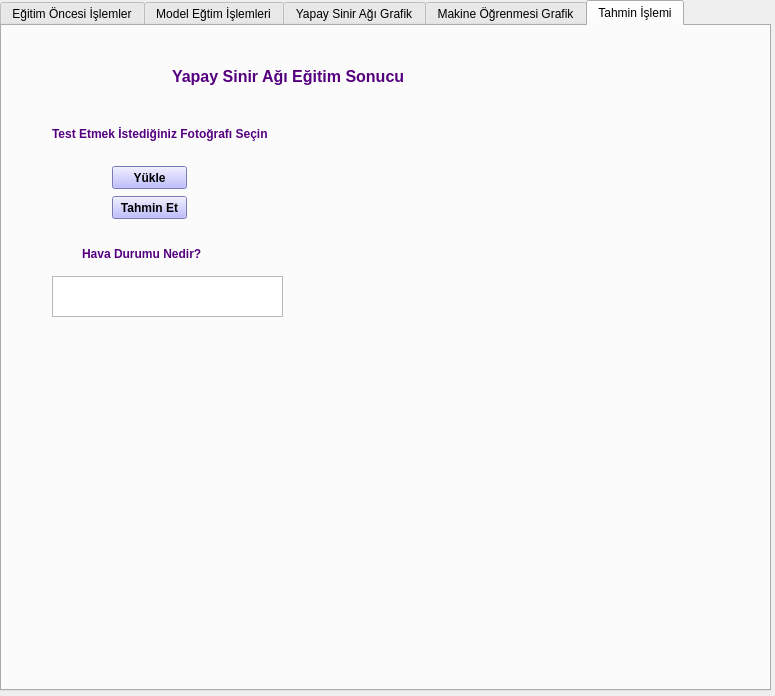
<?xml version="1.0" encoding="UTF-8"?>
<ui version="4.0">
 <class>Dialog</class>
 <widget class="QDialog" name="Dialog">
  <property name="geometry">
   <rect>
    <x>0</x>
    <y>0</y>
    <width>775</width>
    <height>696</height>
   </rect>
  </property>
  <property name="windowTitle">
   <string>Dialog</string>
  </property>
  <widget class="QTabWidget" name="tabWidget">
   <property name="geometry">
    <rect>
     <x>0</x>
     <y>0</y>
     <width>771</width>
     <height>691</height>
    </rect>
   </property>
   <property name="currentIndex">
    <number>4</number>
   </property>
   <widget class="QWidget" name="tab">
    <attribute name="title">
     <string>Eğitim Öncesi İşlemler</string>
    </attribute>
    <widget class="QLabel" name="label_2">
     <property name="geometry">
      <rect>
       <x>50</x>
       <y>410</y>
       <width>46</width>
       <height>20</height>
      </rect>
     </property>
     <property name="font">
      <font>
       <weight>75</weight>
       <bold>true</bold>
      </font>
     </property>
     <property name="styleSheet">
      <string notr="true">color: rgb(85, 85, 255);</string>
     </property>
     <property name="text">
      <string>X_train</string>
     </property>
    </widget>
    <widget class="QTextEdit" name="textEdit_4">
     <property name="geometry">
      <rect>
       <x>540</x>
       <y>440</y>
       <width>151</width>
       <height>171</height>
      </rect>
     </property>
    </widget>
    <widget class="QPushButton" name="pushButton_2">
     <property name="geometry">
      <rect>
       <x>50</x>
       <y>340</y>
       <width>111</width>
       <height>23</height>
      </rect>
     </property>
     <property name="font">
      <font>
       <weight>75</weight>
       <bold>true</bold>
      </font>
     </property>
     <property name="styleSheet">
      <string notr="true">background-color: rgb(170, 170, 255);</string>
     </property>
     <property name="text">
      <string>Tran/Test Ayır</string>
     </property>
    </widget>
    <widget class="QTextEdit" name="textEdit">
     <property name="geometry">
      <rect>
       <x>30</x>
       <y>440</y>
       <width>151</width>
       <height>171</height>
      </rect>
     </property>
    </widget>
    <widget class="QLabel" name="label_5">
     <property name="geometry">
      <rect>
       <x>550</x>
       <y>410</y>
       <width>46</width>
       <height>13</height>
      </rect>
     </property>
     <property name="font">
      <font>
       <weight>75</weight>
       <bold>true</bold>
      </font>
     </property>
     <property name="styleSheet">
      <string notr="true">color: rgb(85, 85, 255);</string>
     </property>
     <property name="text">
      <string>y_test</string>
     </property>
    </widget>
    <widget class="QTextEdit" name="textEdit_2">
     <property name="geometry">
      <rect>
       <x>190</x>
       <y>440</y>
       <width>151</width>
       <height>171</height>
      </rect>
     </property>
    </widget>
    <widget class="QLabel" name="label_4">
     <property name="geometry">
      <rect>
       <x>370</x>
       <y>410</y>
       <width>46</width>
       <height>13</height>
      </rect>
     </property>
     <property name="font">
      <font>
       <weight>75</weight>
       <bold>true</bold>
      </font>
     </property>
     <property name="styleSheet">
      <string notr="true">color: rgb(85, 85, 255);</string>
     </property>
     <property name="text">
      <string>y_train</string>
     </property>
    </widget>
    <widget class="QLabel" name="label_3">
     <property name="geometry">
      <rect>
       <x>210</x>
       <y>410</y>
       <width>46</width>
       <height>13</height>
      </rect>
     </property>
     <property name="font">
      <font>
       <weight>75</weight>
       <bold>true</bold>
      </font>
     </property>
     <property name="styleSheet">
      <string notr="true">color: rgb(85, 85, 255);</string>
     </property>
     <property name="text">
      <string>X_test</string>
     </property>
    </widget>
    <widget class="QTextEdit" name="textEdit_3">
     <property name="geometry">
      <rect>
       <x>360</x>
       <y>440</y>
       <width>151</width>
       <height>171</height>
      </rect>
     </property>
    </widget>
    <widget class="QPushButton" name="pushButton_4">
     <property name="geometry">
      <rect>
       <x>340</x>
       <y>210</y>
       <width>75</width>
       <height>23</height>
      </rect>
     </property>
     <property name="font">
      <font>
       <weight>75</weight>
       <bold>true</bold>
      </font>
     </property>
     <property name="styleSheet">
      <string notr="true">background-color: rgb(170, 170, 255);</string>
     </property>
     <property name="text">
      <string>Daisy çıkar</string>
     </property>
    </widget>
    <widget class="QComboBox" name="comboBox_3">
     <property name="geometry">
      <rect>
       <x>420</x>
       <y>340</y>
       <width>69</width>
       <height>22</height>
      </rect>
     </property>
    </widget>
    <widget class="QComboBox" name="comboBox">
     <property name="geometry">
      <rect>
       <x>330</x>
       <y>340</y>
       <width>69</width>
       <height>22</height>
      </rect>
     </property>
    </widget>
    <widget class="QLabel" name="label_6">
     <property name="geometry">
      <rect>
       <x>330</x>
       <y>310</y>
       <width>61</width>
       <height>16</height>
      </rect>
     </property>
     <property name="font">
      <font>
       <weight>75</weight>
       <bold>true</bold>
      </font>
     </property>
     <property name="styleSheet">
      <string notr="true">color: rgb(170, 85, 255);
color: rgb(85, 0, 255);</string>
     </property>
     <property name="text">
      <string>Test_Size</string>
     </property>
    </widget>
    <widget class="QLabel" name="label_13">
     <property name="geometry">
      <rect>
       <x>420</x>
       <y>310</y>
       <width>91</width>
       <height>16</height>
      </rect>
     </property>
     <property name="font">
      <font>
       <weight>75</weight>
       <bold>true</bold>
      </font>
     </property>
     <property name="styleSheet">
      <string notr="true">color: rgb(170, 85, 255);
color: rgb(85, 0, 255);</string>
     </property>
     <property name="text">
      <string>Sınıflandırma</string>
     </property>
    </widget>
    <widget class="QComboBox" name="comboBox_4">
     <property name="geometry">
      <rect>
       <x>120</x>
       <y>170</y>
       <width>69</width>
       <height>22</height>
      </rect>
     </property>
    </widget>
    <widget class="QComboBox" name="comboBox_5">
     <property name="geometry">
      <rect>
       <x>120</x>
       <y>200</y>
       <width>69</width>
       <height>22</height>
      </rect>
     </property>
    </widget>
    <widget class="QLineEdit" name="lineEdit">
     <property name="geometry">
      <rect>
       <x>300</x>
       <y>170</y>
       <width>113</width>
       <height>20</height>
      </rect>
     </property>
    </widget>
    <widget class="QLabel" name="label_20">
     <property name="geometry">
      <rect>
       <x>40</x>
       <y>200</y>
       <width>71</width>
       <height>16</height>
      </rect>
     </property>
     <property name="font">
      <font>
       <weight>75</weight>
       <bold>true</bold>
      </font>
     </property>
     <property name="styleSheet">
      <string notr="true">color: rgb(85, 85, 255);</string>
     </property>
     <property name="text">
      <string>Renk Uzayı</string>
     </property>
    </widget>
    <widget class="QLabel" name="label_21">
     <property name="geometry">
      <rect>
       <x>550</x>
       <y>60</y>
       <width>151</width>
       <height>31</height>
      </rect>
     </property>
     <property name="font">
      <font>
       <pointsize>9</pointsize>
       <weight>75</weight>
       <bold>true</bold>
      </font>
     </property>
     <property name="text">
      <string>DataSet:Hava Durumu</string>
     </property>
    </widget>
    <widget class="QLabel" name="label_22">
     <property name="geometry">
      <rect>
       <x>390</x>
       <y>20</y>
       <width>311</width>
       <height>16</height>
      </rect>
     </property>
     <property name="font">
      <font>
       <pointsize>9</pointsize>
       <weight>75</weight>
       <bold>true</bold>
      </font>
     </property>
     <property name="text">
      <string>İş Akışı:Sift/Surf Keypoint Çıkarımı-Daisy Feature</string>
     </property>
    </widget>
    <widget class="QLabel" name="label_23">
     <property name="geometry">
      <rect>
       <x>530</x>
       <y>40</y>
       <width>211</width>
       <height>21</height>
      </rect>
     </property>
     <property name="font">
      <font>
       <pointsize>9</pointsize>
       <weight>75</weight>
       <bold>true</bold>
      </font>
     </property>
     <property name="text">
      <string>Renk UzaylarıRGB-HSV-CİE</string>
     </property>
    </widget>
    <widget class="QLabel" name="label_24">
     <property name="geometry">
      <rect>
       <x>40</x>
       <y>170</y>
       <width>61</width>
       <height>16</height>
      </rect>
     </property>
     <property name="font">
      <font>
       <weight>75</weight>
       <bold>true</bold>
      </font>
     </property>
     <property name="styleSheet">
      <string notr="true">color: rgb(85, 85, 255);</string>
     </property>
     <property name="text">
      <string>Sif/Surf</string>
     </property>
    </widget>
    <widget class="QLabel" name="label_25">
     <property name="geometry">
      <rect>
       <x>240</x>
       <y>170</y>
       <width>51</width>
       <height>20</height>
      </rect>
     </property>
     <property name="font">
      <font>
       <weight>75</weight>
       <bold>true</bold>
      </font>
     </property>
     <property name="styleSheet">
      <string notr="true">color: rgb(85, 85, 255);</string>
     </property>
     <property name="text">
      <string>N Değeri</string>
     </property>
    </widget>
    <widget class="QLabel" name="label_27">
     <property name="geometry">
      <rect>
       <x>10</x>
       <y>130</y>
       <width>101</width>
       <height>16</height>
      </rect>
     </property>
     <property name="font">
      <font>
       <weight>75</weight>
       <bold>true</bold>
      </font>
     </property>
     <property name="styleSheet">
      <string notr="true">color: rgb(85, 85, 255);</string>
     </property>
     <property name="text">
      <string>Seçilecek Klasör</string>
     </property>
    </widget>
    <widget class="QPushButton" name="pushButton_3">
     <property name="geometry">
      <rect>
       <x>120</x>
       <y>130</y>
       <width>75</width>
       <height>23</height>
      </rect>
     </property>
     <property name="styleSheet">
      <string notr="true">background-color: rgb(170, 170, 255);</string>
     </property>
     <property name="text">
      <string>Klasör Seç</string>
     </property>
    </widget>
    <widget class="QPushButton" name="pushButton_8">
     <property name="geometry">
      <rect>
       <x>120</x>
       <y>90</y>
       <width>75</width>
       <height>23</height>
      </rect>
     </property>
     <property name="styleSheet">
      <string notr="true">background-color: rgb(170, 170, 255);</string>
     </property>
     <property name="text">
      <string>İşlemi Yap</string>
     </property>
    </widget>
    <widget class="QLabel" name="label_41">
     <property name="geometry">
      <rect>
       <x>20</x>
       <y>90</y>
       <width>81</width>
       <height>16</height>
      </rect>
     </property>
     <property name="font">
      <font>
       <weight>75</weight>
       <bold>true</bold>
      </font>
     </property>
     <property name="styleSheet">
      <string notr="true">color: rgb(85, 85, 255);</string>
     </property>
     <property name="text">
      <string>Veri Arttırımı</string>
     </property>
    </widget>
    <widget class="QComboBox" name="comboBox_2">
     <property name="geometry">
      <rect>
       <x>640</x>
       <y>340</y>
       <width>69</width>
       <height>22</height>
      </rect>
     </property>
    </widget>
    <widget class="QComboBox" name="comboBox_6">
     <property name="geometry">
      <rect>
       <x>640</x>
       <y>300</y>
       <width>69</width>
       <height>22</height>
      </rect>
     </property>
    </widget>
    <widget class="QLabel" name="label_42">
     <property name="geometry">
      <rect>
       <x>560</x>
       <y>340</y>
       <width>61</width>
       <height>16</height>
      </rect>
     </property>
     <property name="font">
      <font>
       <weight>75</weight>
       <bold>true</bold>
      </font>
     </property>
     <property name="styleSheet">
      <string notr="true">color: rgb(170, 85, 255);
color: rgb(85, 0, 255);</string>
     </property>
     <property name="text">
      <string>K Fold Size</string>
     </property>
    </widget>
    <widget class="QLabel" name="label_43">
     <property name="geometry">
      <rect>
       <x>570</x>
       <y>300</y>
       <width>46</width>
       <height>13</height>
      </rect>
     </property>
     <property name="font">
      <font>
       <weight>75</weight>
       <bold>true</bold>
      </font>
     </property>
     <property name="styleSheet">
      <string notr="true">color: rgb(170, 85, 255);
color: rgb(85, 0, 255);</string>
     </property>
     <property name="text">
      <string>Fold</string>
     </property>
    </widget>
   </widget>
   <widget class="QWidget" name="tab_2">
    <attribute name="title">
     <string>Model Eğtim İşlemleri</string>
    </attribute>
    <widget class="QGroupBox" name="groupBox">
     <property name="geometry">
      <rect>
       <x>40</x>
       <y>50</y>
       <width>621</width>
       <height>201</height>
      </rect>
     </property>
     <property name="font">
      <font>
       <weight>75</weight>
       <bold>true</bold>
      </font>
     </property>
     <property name="styleSheet">
      <string notr="true">color: rgb(0, 0, 255);</string>
     </property>
     <property name="title">
      <string>MODEL EĞİTİMİ</string>
     </property>
     <widget class="QLineEdit" name="lineEdit_2">
      <property name="geometry">
       <rect>
        <x>90</x>
        <y>110</y>
        <width>113</width>
        <height>20</height>
       </rect>
      </property>
     </widget>
     <widget class="QLabel" name="label_8">
      <property name="geometry">
       <rect>
        <x>30</x>
        <y>110</y>
        <width>46</width>
        <height>13</height>
       </rect>
      </property>
      <property name="font">
       <font>
        <weight>75</weight>
        <bold>true</bold>
       </font>
      </property>
      <property name="text">
       <string>Epoch</string>
      </property>
     </widget>
     <widget class="QLabel" name="label_26">
      <property name="geometry">
       <rect>
        <x>70</x>
        <y>30</y>
        <width>631</width>
        <height>20</height>
       </rect>
      </property>
      <property name="text">
       <string/>
      </property>
     </widget>
    </widget>
    <widget class="QPushButton" name="pushButton">
     <property name="geometry">
      <rect>
       <x>150</x>
       <y>420</y>
       <width>141</width>
       <height>31</height>
      </rect>
     </property>
     <property name="font">
      <font>
       <weight>75</weight>
       <bold>true</bold>
      </font>
     </property>
     <property name="styleSheet">
      <string notr="true">background-color: rgb(0, 170, 255);</string>
     </property>
     <property name="text">
      <string>Yapay Sinir Ağı İle Eğit</string>
     </property>
    </widget>
    <widget class="QTextEdit" name="textEdit_5">
     <property name="geometry">
      <rect>
       <x>100</x>
       <y>340</y>
       <width>191</width>
       <height>31</height>
      </rect>
     </property>
    </widget>
    <widget class="QLabel" name="label_11">
     <property name="geometry">
      <rect>
       <x>20</x>
       <y>340</y>
       <width>61</width>
       <height>16</height>
      </rect>
     </property>
     <property name="font">
      <font>
       <weight>75</weight>
       <bold>true</bold>
      </font>
     </property>
     <property name="styleSheet">
      <string notr="true">color: rgb(0, 0, 127);</string>
     </property>
     <property name="text">
      <string>Test loss:</string>
     </property>
    </widget>
    <widget class="QLabel" name="label_10">
     <property name="geometry">
      <rect>
       <x>30</x>
       <y>280</y>
       <width>271</width>
       <height>41</height>
      </rect>
     </property>
     <property name="font">
      <font>
       <pointsize>15</pointsize>
       <weight>75</weight>
       <bold>true</bold>
      </font>
     </property>
     <property name="styleSheet">
      <string notr="true">color: rgb(0, 0, 255);</string>
     </property>
     <property name="text">
      <string>Yapay Sinir Ağ Sonuçları </string>
     </property>
    </widget>
    <widget class="QLabel" name="label_12">
     <property name="geometry">
      <rect>
       <x>10</x>
       <y>390</y>
       <width>81</width>
       <height>16</height>
      </rect>
     </property>
     <property name="font">
      <font>
       <weight>75</weight>
       <bold>true</bold>
      </font>
     </property>
     <property name="styleSheet">
      <string notr="true">color: rgb(0, 0, 127);</string>
     </property>
     <property name="text">
      <string>Test accuracy</string>
     </property>
    </widget>
    <widget class="QTextEdit" name="textEdit_6">
     <property name="geometry">
      <rect>
       <x>100</x>
       <y>380</y>
       <width>191</width>
       <height>31</height>
      </rect>
     </property>
    </widget>
    <widget class="QLabel" name="label_14">
     <property name="geometry">
      <rect>
       <x>370</x>
       <y>280</y>
       <width>341</width>
       <height>31</height>
      </rect>
     </property>
     <property name="font">
      <font>
       <pointsize>15</pointsize>
       <weight>75</weight>
       <bold>true</bold>
      </font>
     </property>
     <property name="styleSheet">
      <string notr="true">color: rgb(0, 0, 255);</string>
     </property>
     <property name="text">
      <string>Makine Öğrenmesi Sonuçları</string>
     </property>
    </widget>
    <widget class="QTextEdit" name="textEdit_7">
     <property name="geometry">
      <rect>
       <x>450</x>
       <y>340</y>
       <width>231</width>
       <height>31</height>
      </rect>
     </property>
    </widget>
    <widget class="QPushButton" name="pushButton_6">
     <property name="geometry">
      <rect>
       <x>520</x>
       <y>490</y>
       <width>171</width>
       <height>31</height>
      </rect>
     </property>
     <property name="font">
      <font>
       <pointsize>9</pointsize>
       <weight>75</weight>
       <bold>true</bold>
      </font>
     </property>
     <property name="styleSheet">
      <string notr="true">background-color: rgb(0, 170, 255);</string>
     </property>
     <property name="text">
      <string>Makine Öğrenmesi İle Eğit</string>
     </property>
    </widget>
    <widget class="QLabel" name="label_18">
     <property name="geometry">
      <rect>
       <x>370</x>
       <y>350</y>
       <width>46</width>
       <height>13</height>
      </rect>
     </property>
     <property name="font">
      <font>
       <pointsize>8</pointsize>
       <weight>75</weight>
       <bold>true</bold>
      </font>
     </property>
     <property name="styleSheet">
      <string notr="true">color: rgb(0, 0, 127);</string>
     </property>
     <property name="text">
      <string>Score</string>
     </property>
    </widget>
    <widget class="QTextEdit" name="textEdit_8">
     <property name="geometry">
      <rect>
       <x>450</x>
       <y>380</y>
       <width>231</width>
       <height>31</height>
      </rect>
     </property>
    </widget>
    <widget class="QTextEdit" name="textEdit_9">
     <property name="geometry">
      <rect>
       <x>450</x>
       <y>420</y>
       <width>231</width>
       <height>31</height>
      </rect>
     </property>
    </widget>
    <widget class="QLabel" name="label">
     <property name="geometry">
      <rect>
       <x>370</x>
       <y>393</y>
       <width>61</width>
       <height>20</height>
      </rect>
     </property>
     <property name="font">
      <font>
       <weight>75</weight>
       <bold>true</bold>
      </font>
     </property>
     <property name="styleSheet">
      <string notr="true">color: rgb(0, 0, 127);</string>
     </property>
     <property name="text">
      <string>Sensivity</string>
     </property>
    </widget>
    <widget class="QLabel" name="label_17">
     <property name="geometry">
      <rect>
       <x>370</x>
       <y>430</y>
       <width>61</width>
       <height>16</height>
      </rect>
     </property>
     <property name="font">
      <font>
       <weight>75</weight>
       <bold>true</bold>
      </font>
     </property>
     <property name="styleSheet">
      <string notr="true">color: rgb(0, 0, 127);</string>
     </property>
     <property name="text">
      <string>Specifity</string>
     </property>
    </widget>
   </widget>
   <widget class="QWidget" name="tab_3">
    <attribute name="title">
     <string>Yapay Sinir Ağı Grafik</string>
    </attribute>
    <widget class="QLabel" name="label_9">
     <property name="geometry">
      <rect>
       <x>180</x>
       <y>30</y>
       <width>361</width>
       <height>16</height>
      </rect>
     </property>
     <property name="font">
      <font>
       <pointsize>13</pointsize>
       <weight>75</weight>
       <bold>true</bold>
      </font>
     </property>
     <property name="styleSheet">
      <string notr="true">color: rgb(255, 170, 0);</string>
     </property>
     <property name="text">
      <string>YAPAY SİNİR AĞI GRAFİK SONUÇLARI</string>
     </property>
    </widget>
    <widget class="QLabel" name="label_30">
     <property name="geometry">
      <rect>
       <x>30</x>
       <y>50</y>
       <width>221</width>
       <height>16</height>
      </rect>
     </property>
     <property name="font">
      <font>
       <pointsize>11</pointsize>
       <weight>75</weight>
       <bold>true</bold>
      </font>
     </property>
     <property name="styleSheet">
      <string notr="true">color: rgb(255, 170, 0);</string>
     </property>
     <property name="text">
      <string>Accuarcy Grafiği</string>
     </property>
    </widget>
    <widget class="QLabel" name="label_7">
     <property name="geometry">
      <rect>
       <x>40</x>
       <y>90</y>
       <width>321</width>
       <height>251</height>
      </rect>
     </property>
     <property name="text">
      <string/>
     </property>
    </widget>
    <widget class="QLabel" name="label_31">
     <property name="geometry">
      <rect>
       <x>40</x>
       <y>360</y>
       <width>121</width>
       <height>16</height>
      </rect>
     </property>
     <property name="font">
      <font>
       <pointsize>12</pointsize>
       <weight>75</weight>
       <bold>true</bold>
      </font>
     </property>
     <property name="styleSheet">
      <string notr="true">color: rgb(255, 170, 0);</string>
     </property>
     <property name="text">
      <string>Loss Grafiği</string>
     </property>
    </widget>
    <widget class="QLabel" name="label_32">
     <property name="geometry">
      <rect>
       <x>50</x>
       <y>380</y>
       <width>321</width>
       <height>271</height>
      </rect>
     </property>
     <property name="text">
      <string/>
     </property>
    </widget>
    <widget class="QLabel" name="label_37">
     <property name="geometry">
      <rect>
       <x>400</x>
       <y>80</y>
       <width>351</width>
       <height>261</height>
      </rect>
     </property>
     <property name="text">
      <string/>
     </property>
    </widget>
    <widget class="QLabel" name="label_38">
     <property name="geometry">
      <rect>
       <x>430</x>
       <y>60</y>
       <width>131</width>
       <height>16</height>
      </rect>
     </property>
     <property name="font">
      <font>
       <pointsize>11</pointsize>
       <weight>75</weight>
       <bold>true</bold>
      </font>
     </property>
     <property name="styleSheet">
      <string notr="true">color: rgb(255, 170, 0);</string>
     </property>
     <property name="text">
      <string>ROC GRAFİK</string>
     </property>
    </widget>
    <widget class="QLabel" name="label_15">
     <property name="geometry">
      <rect>
       <x>450</x>
       <y>350</y>
       <width>191</width>
       <height>16</height>
      </rect>
     </property>
     <property name="font">
      <font>
       <pointsize>11</pointsize>
       <weight>75</weight>
       <bold>true</bold>
      </font>
     </property>
     <property name="styleSheet">
      <string notr="true">color: rgb(255, 170, 0);</string>
     </property>
     <property name="text">
      <string>KARIŞIKLIK MATİRİS</string>
     </property>
    </widget>
    <widget class="QLabel" name="label_16">
     <property name="geometry">
      <rect>
       <x>420</x>
       <y>380</y>
       <width>301</width>
       <height>251</height>
      </rect>
     </property>
     <property name="text">
      <string/>
     </property>
    </widget>
    <widget class="QLabel" name="label_44">
     <property name="geometry">
      <rect>
       <x>70</x>
       <y>10</y>
       <width>631</width>
       <height>20</height>
      </rect>
     </property>
     <property name="text">
      <string/>
     </property>
    </widget>
   </widget>
   <widget class="QWidget" name="tab_4">
    <attribute name="title">
     <string>Makine Öğrenmesi Grafik</string>
    </attribute>
    <widget class="QLabel" name="label_19">
     <property name="geometry">
      <rect>
       <x>150</x>
       <y>30</y>
       <width>361</width>
       <height>16</height>
      </rect>
     </property>
     <property name="font">
      <font>
       <pointsize>11</pointsize>
       <weight>75</weight>
       <bold>true</bold>
      </font>
     </property>
     <property name="styleSheet">
      <string notr="true">color: rgb(0, 85, 0);</string>
     </property>
     <property name="text">
      <string>MAKİNE ÖĞRENMESİ GRAFİK SONUÇLARI</string>
     </property>
    </widget>
    <widget class="QLabel" name="label_36">
     <property name="geometry">
      <rect>
       <x>230</x>
       <y>340</y>
       <width>501</width>
       <height>291</height>
      </rect>
     </property>
     <property name="text">
      <string/>
     </property>
    </widget>
    <widget class="QLabel" name="label_39">
     <property name="geometry">
      <rect>
       <x>50</x>
       <y>50</y>
       <width>131</width>
       <height>16</height>
      </rect>
     </property>
     <property name="font">
      <font>
       <pointsize>11</pointsize>
       <weight>75</weight>
       <bold>true</bold>
      </font>
     </property>
     <property name="styleSheet">
      <string notr="true">color: rgb(0, 85, 0);</string>
     </property>
     <property name="text">
      <string>ROC GRAFİK</string>
     </property>
    </widget>
    <widget class="QLabel" name="label_40">
     <property name="geometry">
      <rect>
       <x>340</x>
       <y>330</y>
       <width>171</width>
       <height>16</height>
      </rect>
     </property>
     <property name="font">
      <font>
       <pointsize>11</pointsize>
       <weight>75</weight>
       <bold>true</bold>
      </font>
     </property>
     <property name="styleSheet">
      <string notr="true">color: rgb(0, 85, 0);</string>
     </property>
     <property name="text">
      <string>CONFSION MATRİS</string>
     </property>
    </widget>
    <widget class="QLabel" name="label_29">
     <property name="geometry">
      <rect>
       <x>20</x>
       <y>20</y>
       <width>471</width>
       <height>461</height>
      </rect>
     </property>
     <property name="text">
      <string/>
     </property>
    </widget>
    <widget class="QLabel" name="label_45">
     <property name="geometry">
      <rect>
       <x>50</x>
       <y>0</y>
       <width>631</width>
       <height>20</height>
      </rect>
     </property>
     <property name="text">
      <string/>
     </property>
    </widget>
   </widget>
   <widget class="QWidget" name="tab_5">
    <attribute name="title">
     <string>Tahmin İşlemi</string>
    </attribute>
    <widget class="QLabel" name="label_28">
     <property name="geometry">
      <rect>
       <x>50</x>
       <y>100</y>
       <width>221</width>
       <height>16</height>
      </rect>
     </property>
     <property name="font">
      <font>
       <weight>75</weight>
       <bold>true</bold>
      </font>
     </property>
     <property name="styleSheet">
      <string notr="true">color: rgb(85, 0, 127);</string>
     </property>
     <property name="text">
      <string>Test Etmek İstediğiniz Fotoğrafı Seçin</string>
     </property>
    </widget>
    <widget class="QLabel" name="label_33">
     <property name="geometry">
      <rect>
       <x>170</x>
       <y>30</y>
       <width>251</width>
       <height>41</height>
      </rect>
     </property>
     <property name="font">
      <font>
       <pointsize>12</pointsize>
       <weight>75</weight>
       <bold>true</bold>
      </font>
     </property>
     <property name="styleSheet">
      <string notr="true">color: rgb(85, 0, 127);</string>
     </property>
     <property name="text">
      <string>Yapay Sinir Ağı Eğitim Sonucu</string>
     </property>
    </widget>
    <widget class="QPushButton" name="pushButton_5">
     <property name="geometry">
      <rect>
       <x>110</x>
       <y>140</y>
       <width>75</width>
       <height>23</height>
      </rect>
     </property>
     <property name="font">
      <font>
       <weight>75</weight>
       <bold>true</bold>
      </font>
     </property>
     <property name="styleSheet">
      <string notr="true">background-color: rgb(170, 170, 255);</string>
     </property>
     <property name="text">
      <string>Yükle</string>
     </property>
    </widget>
    <widget class="QLabel" name="label_34">
     <property name="geometry">
      <rect>
       <x>310</x>
       <y>90</y>
       <width>401</width>
       <height>301</height>
      </rect>
     </property>
     <property name="text">
      <string/>
     </property>
    </widget>
    <widget class="QTextEdit" name="textEdit_11">
     <property name="geometry">
      <rect>
       <x>50</x>
       <y>250</y>
       <width>231</width>
       <height>41</height>
      </rect>
     </property>
    </widget>
    <widget class="QLabel" name="label_35">
     <property name="geometry">
      <rect>
       <x>80</x>
       <y>220</y>
       <width>131</width>
       <height>16</height>
      </rect>
     </property>
     <property name="font">
      <font>
       <weight>75</weight>
       <bold>true</bold>
      </font>
     </property>
     <property name="styleSheet">
      <string notr="true">color: rgb(85, 0, 127);</string>
     </property>
     <property name="text">
      <string>Hava Durumu Nedir?</string>
     </property>
    </widget>
    <widget class="QPushButton" name="pushButton_7">
     <property name="geometry">
      <rect>
       <x>110</x>
       <y>170</y>
       <width>75</width>
       <height>23</height>
      </rect>
     </property>
     <property name="font">
      <font>
       <weight>75</weight>
       <bold>true</bold>
      </font>
     </property>
     <property name="styleSheet">
      <string notr="true">background-color: rgb(170, 170, 255);</string>
     </property>
     <property name="text">
      <string>Tahmin Et</string>
     </property>
    </widget>
    <widget class="QLabel" name="label_46">
     <property name="geometry">
      <rect>
       <x>60</x>
       <y>10</y>
       <width>631</width>
       <height>20</height>
      </rect>
     </property>
     <property name="text">
      <string/>
     </property>
    </widget>
   </widget>
  </widget>
 </widget>
 <resources/>
 <connections/>
</ui>
